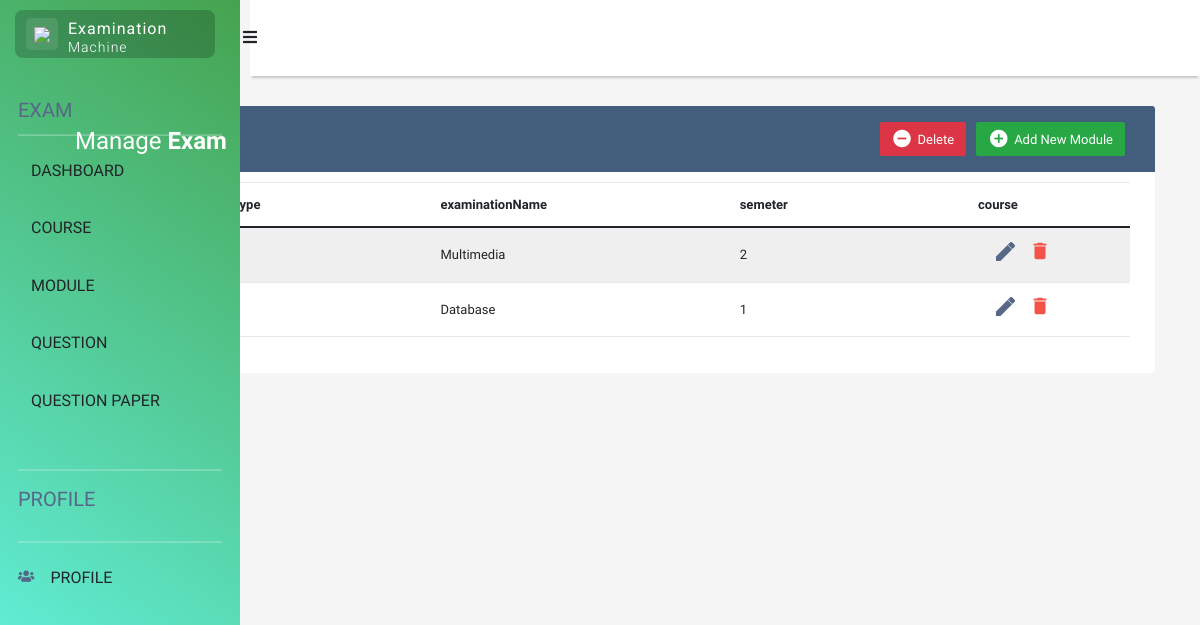
The page /exam/ on the database as committed earlier.
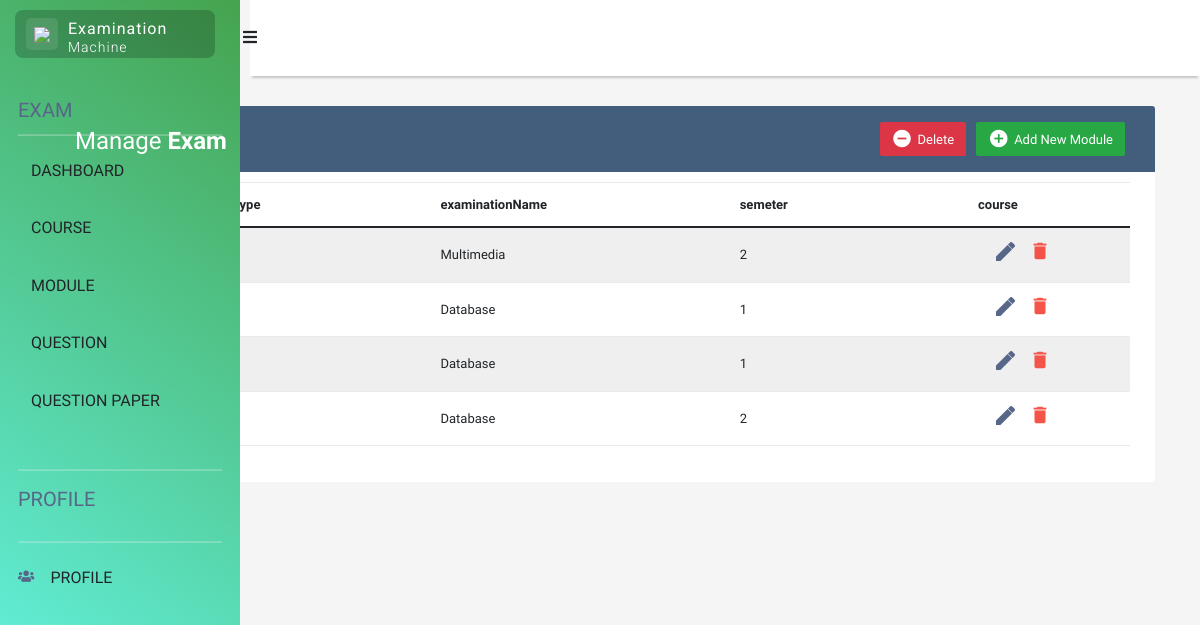
The same page on the database as committed later.
### mtihani/models.py (models this page shows)
class Exam(models.Model):
    examinationType = models.CharField(max_length=30)
    examinationName = models.CharField(max_length=30)
    semeter = models.IntegerField()
    course = models.ForeignKey(Course, on_delete=models.CASCADE)
    module = models.ForeignKey(Masomo, on_delete=models.CASCADE)
    examDuration = models.TimeField()
    examFullmark = models.IntegerField ()
    questionSection = models.ForeignKey(QuestionSection, on_delete=models.CASCADE)
    examinationDescription = models.TextField()

### mtihani/views.py (the view)
# urls.py: path('exam/', views.exam_manage, name="exam_manage"),
def exam_manage(request):
    context = {'exam_manage': Exam.objects.all()}
    return render(request, "mtihani/exam_manage.html", context)

### FYPAPP/models.py (called while the page is built)
    def __str__(self):
        return self.moduleName

    def __str__(self):
        return self.questionsection

### templates/mtihani/exam_manage.html (shortened to what this page needs)
{% extends 'mtihani/home.html' %}
{% block content %}
<!DOCTYPE html>
<html lang="en">
<head>
<link rel="stylesheet" href="https://stackpath.bootstrapcdn.com/bootstrap/4.5.0/css/bootstrap.min.css">
<link rel="stylesheet" href="https://maxcdn.bootstrapcdn.com/font-awesome/4.7.0/css/font-awesome.min.css">
</head>
<body>
<div class="container-xl">
	<div class="table-responsive">
		<div class="table-wrapper">
			<div class="table-title">
				<div class="row">
					<div class="col-sm-6">
						<h2>Manage <b>Exam</b></h2>
					</div>
					<div class="col-sm-6">
						<a href="#addCourseModal" class="btn btn-success" data-toggle="modal"><i class="material-icons">&#xE147;</i> <span>Add New Module</span></a>
						<a href="#deleteCourseModal" class="btn btn-danger" data-toggle="modal"><i class="material-icons">&#xE15C;</i> <span>Delete</span></a>
					</div>
				</div>
			</div>
			<table class="table table-striped table-hover">
                    <thead>
                        <tr>
                            <th>examinationType</th>
                            <th>examinationName</th>
                            <th>semeter</th>
                            <th>course</th>
                        </tr>
                    </thead>
                    {% for exam in exam_manage %}
                    <tr>
                        <td>{{ exam.examinationType }}</td>
                        <td>{{ exam.examinationName }}</td>
                        <td>{{ exam.semeter }}</td>
                    	<td>
							<div class="container-fluid">
								<div class="row">
									<div class="col-6">
										<a href="{% url 'mtihani:update_exam' exam.id %}" class="material-icons" data-toggle="tooltip" title="Edit">&#xE254;</a>
									</div>
									<div class="col-6">
										<a href="#deleteEmployeeModal" class="delete" data-toggle="modal"><i class="material-icons" data-toggle="tooltip" title="Delete">&#xE872;</i></a>
									</div>
								</div>
							</div>
						</td>
                    </tr>
                    {% endfor %}
			</table>
		</div>
	</div>
</div>
</body>
</html>
{% endblock content%}

Rows that differ between the two databases and show on the page:
added Exam: examinationName "Database", semeter "1"
added Exam: examinationName "Database", semeter "2"
